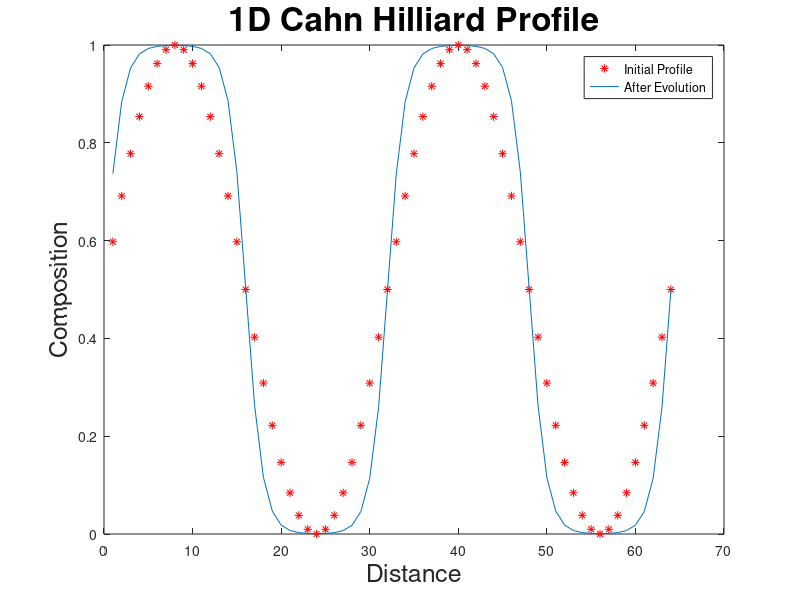

The MATLAB script that drew this image:
clear all;
D=1.0;
dx=1;
dt=0.01;
N=64;
m=2;
A=1.0;
kappa=1.0;
beta1=dt/(dx*dx);
beta2=2*kappa*beta1/(dx*dx);

% Declarations
conc=zeros(N,1);
conc_old=zeros(N,1);
g=zeros(N,1);

% Initial profile
for i=1:N
    conc_old(i)=0.5*(1+sin(2*pi*m*i/N));
end

plot(conc_old, 'r*')
hold on

% Evolve the profile
for k=1:10000
    
    % Define g
    g=2*A*conc_old.*(1-conc_old).*(1-2*conc_old);
    
    for i=1:N
        w=i-1;
        ww=i-2;
        e=i+1;
        ee=i+2;
        if (ww<1)
            ww=ww+N;
        end
        if (w<1)
            w=w+N;
        end
        if (ee>N)
            ee=ee-N;
        end
        if(e>N)
            e=e-N;
        end
        
        % ellipsis are for text wrap in MATLAB editor window
        
        conc(i)=conc_old(i) + beta1*(g(w)-2*g(i)+g(e))...
            - beta2*(conc_old(ww)-4*conc_old(w)+6*conc_old(i)...
            -4*conc_old(e) + conc_old(ee));
        
        conc_old(i)=conc(i);
    end
    
end
plot(conc);
set(gcf, 'color', [1 1 1])
ylabel('Composition', 'fontsize', 18), xlabel('Distance','fontsize', 18);
title('1D Cahn Hilliard Profile', 'fontsize', 24)
legend('Initial Profile','After Evolution')
